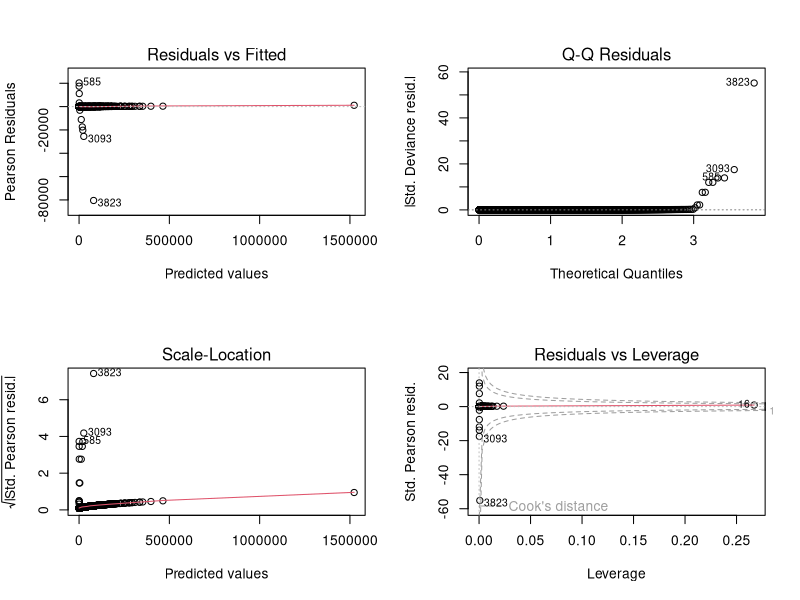
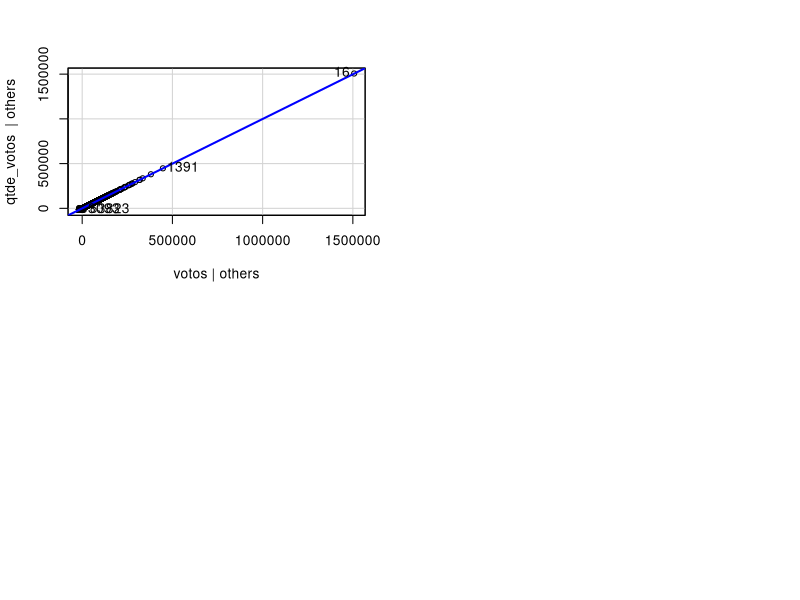

Recreate these plots in R, in order.
library(glmnet)
library(tidyverse)
library(car)

# ..:: Exemplo de modelo para previsão de variável contínua ::..


dados_treino = read_csv("data/dados_treino.csv") %>% 
  mutate(eleito = (desc_sit_tot_turno != "NÃO ELEITO"), sexo = (sexo == "MASCULINO")) %>%
  select(quantidade_doacoes, total_receita, sexo, idade, eleito, qtde_votos, votos) %>%
  na.omit()
dados_teste = read_csv("data/dados_teste.csv") %>%
  mutate(eleito = (desc_sit_tot_turno != "NÃO ELEITO"), sexo = (sexo == "MASCULINO")) %>%
  select(quantidade_doacoes, total_receita, sexo, idade, eleito, qtde_votos, votos) %>%
  na.omit()

input <- dados_treino %>%
  select(-qtde_votos) %>% # dont include the variable we're predicting!
  as.matrix()

output <- dados_treino$qtde_votos

print("Mean of our predicted value:")
mean(output)

cv_fit <- cv.glmnet(input, output, family = "gaussian")
coef(cv_fit, s = "lambda.min")

# get a (non-sparse) matrix of the coefficents for the best model
coef_matrix <- coef(cv_fit, s = "lambda.min") %>% 
  as.matrix()

# get the variables with a coefficent that's not 0 
variables <- row.names(coef_matrix)[coef_matrix != 0] %>% # get variables w/ non-zero intercepts
  setdiff("(Intercept)") #remove the intercept (if it's included)

# this variable has just our selected features. 
# print the first few
head(variables)



# turn our list of formulas into a variable
variables_selected <- paste(variables, collapse="+")
formula <- paste("qtde_votos ~ ",variables_selected,sep = "") %>%
  as.formula()

# fit a glm model
model <- glm(formula, # formula
             data = dados_treino, # dataset
             family = ("gaussian")) # fit a poisson model


# output plots in a 2 x 2 grid 
par(mfrow = c(2,2)) 

# diagnostic plots
plot(model)

summary(model)

avPlots(model)